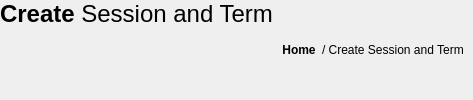
                   <widget class="QFrame" name="frame_119">
                    <property name="frameShape">
                     <enum>QFrame::Shape::NoFrame</enum>
                    </property>
                    <property name="frameShadow">
                     <enum>QFrame::Shadow::Raised</enum>
                    </property>
                    <layout class="QHBoxLayout" name="horizontalLayout_57">
                     <property name="spacing">
                      <number>0</number>
                     </property>
                     <property name="leftMargin">
                      <number>0</number>
                     </property>
                     <property name="topMargin">
                      <number>0</number>
                     </property>
                     <property name="rightMargin">
                      <number>0</number>
                     </property>
                     <property name="bottomMargin">
                      <number>0</number>
                     </property>
                     <item>
                      <widget class="QFrame" name="frame_120">
                       <property name="frameShape">
                        <enum>QFrame::Shape::NoFrame</enum>
                       </property>
                       <property name="frameShadow">
                        <enum>QFrame::Shadow::Raised</enum>
                       </property>
                       <layout class="QVBoxLayout" name="verticalLayout_57">
                        <property name="spacing">
                         <number>0</number>
                        </property>
                        <property name="leftMargin">
                         <number>0</number>
                        </property>
                        <property name="topMargin">
                         <number>0</number>
                        </property>
                        <property name="rightMargin">
                         <number>0</number>
                        </property>
                        <property name="bottomMargin">
                         <number>0</number>
                        </property>
                        <item alignment="Qt::AlignmentFlag::AlignLeft|Qt::AlignmentFlag::AlignTop">
                         <widget class="QLabel" name="label_114">
                          <property name="text">
                           <string>&lt;html&gt;&lt;head/&gt;&lt;body&gt;&lt;p&gt;&lt;span style=&quot; font-size:18pt; font-weight:600;&quot;&gt;Create &lt;/span&gt;&lt;span style=&quot; font-size:18pt;&quot;&gt;Session and Term&lt;/span&gt;&lt;/p&gt;&lt;/body&gt;&lt;/html&gt;</string>
                          </property>
                         </widget>
                        </item>
                       </layout>
                      </widget>
                     </item>
                     <item>
                      <widget class="QFrame" name="frame_121">
                       <property name="sizePolicy">
                        <sizepolicy hsizetype="Expanding" vsizetype="Preferred">
                         <horstretch>0</horstretch>
                         <verstretch>0</verstretch>
                        </sizepolicy>
                       </property>
                       <property name="frameShape">
                        <enum>QFrame::Shape::NoFrame</enum>
                       </property>
                       <property name="frameShadow">
                        <enum>QFrame::Shadow::Raised</enum>
                       </property>
                      </widget>
                     </item>
                     <item>
                      <widget class="QFrame" name="frame_122">
                       <property name="frameShape">
                        <enum>QFrame::Shape::NoFrame</enum>
                       </property>
                       <property name="frameShadow">
                        <enum>QFrame::Shadow::Raised</enum>
                       </property>
                       <layout class="QHBoxLayout" name="horizontalLayout_58">
                        <item>
                         <widget class="QPushButton" name="goHome_button_6">
                          <property name="font">
                           <font>
                            <bold>true</bold>
                           </font>
                          </property>
                          <property name="styleSheet">
                           <string notr="true">border:none;
background-color:none;</string>
                          </property>
                          <property name="text">
                           <string>Home</string>
                          </property>
                         </widget>
                        </item>
                        <item>
                         <widget class="QLabel" name="label_115">
                          <property name="text">
                           <string>&lt;html&gt;&lt;head/&gt;&lt;body&gt;&lt;p&gt;/ Create Session and Term&lt;/p&gt;&lt;/body&gt;&lt;/html&gt;</string>
                          </property>
                         </widget>
                        </item>
                       </layout>
                      </widget>
                     </item>
                    </layout>
                   </widget>
